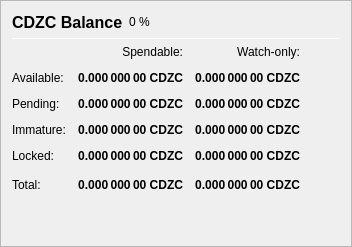
                   <widget class="QFrame" name="frame_Balances">
                    <property name="frameShape">
                     <enum>QFrame::StyledPanel</enum>
                    </property>
                    <property name="frameShadow">
                     <enum>QFrame::Raised</enum>
                    </property>
                    <layout class="QVBoxLayout" name="verticalLayout_4">
                     <item>
                      <layout class="QHBoxLayout" name="horizontalLayout_4">
                       <item>
                        <widget class="QLabel" name="label_5">
                         <property name="minimumSize">
                          <size>
                           <width>0</width>
                           <height>20</height>
                          </size>
                         </property>
                         <property name="font">
                          <font>
                           <pointsize>12</pointsize>
                           <weight>75</weight>
                           <bold>true</bold>
                          </font>
                         </property>
                         <property name="text">
                          <string>CDZC Balance</string>
                         </property>
                        </widget>
                       </item>
                       <item>
                        <widget class="QLabel" name="labelCDZCPercent">
                         <property name="text">
                          <string notr="true">0 %</string>
                         </property>
                        </widget>
                       </item>
                       <item>
                        <spacer name="horizontalSpacer_3">
                         <property name="orientation">
                          <enum>Qt::Horizontal</enum>
                         </property>
                         <property name="sizeHint" stdset="0">
                          <size>
                           <width>40</width>
                           <height>20</height>
                          </size>
                         </property>
                        </spacer>
                       </item>
                      </layout>
                     </item>
                     <item>
                      <widget class="Line" name="line_Balance">
                       <property name="minimumSize">
                        <size>
                         <width>0</width>
                         <height>1</height>
                        </size>
                       </property>
                       <property name="maximumSize">
                        <size>
                         <width>16777215</width>
                         <height>1</height>
                        </size>
                       </property>
                       <property name="orientation">
                        <enum>Qt::Horizontal</enum>
                       </property>
                      </widget>
                     </item>
                     <item>
                      <layout class="QGridLayout" name="gridLayout">
                       <property name="spacing">
                        <number>12</number>
                       </property>
                       <item row="0" column="1">
                        <widget class="QLabel" name="labelSpendable">
                         <property name="text">
                          <string>Spendable:</string>
                         </property>
                         <property name="alignment">
                          <set>Qt::AlignRight|Qt::AlignTrailing|Qt::AlignVCenter</set>
                         </property>
                        </widget>
                       </item>
                       <item row="0" column="2">
                        <widget class="QLabel" name="labelWatchonly">
                         <property name="text">
                          <string>Watch-only:</string>
                         </property>
                         <property name="alignment">
                          <set>Qt::AlignRight|Qt::AlignTrailing|Qt::AlignVCenter</set>
                         </property>
                        </widget>
                       </item>
                       <item row="1" column="0">
                        <widget class="QLabel" name="labelBalanceText">
                         <property name="text">
                          <string>Available:</string>
                         </property>
                        </widget>
                       </item>
                       <item row="1" column="1">
                        <widget class="QLabel" name="labelBalance">
                         <property name="font">
                          <font>
                           <weight>75</weight>
                           <bold>true</bold>
                          </font>
                         </property>
                         <property name="cursor">
                          <cursorShape>IBeamCursor</cursorShape>
                         </property>
                         <property name="toolTip">
                          <string>Your current spendable balance</string>
                         </property>
                         <property name="text">
                          <string notr="true">0.000 000 00 CDZC</string>
                         </property>
                         <property name="alignment">
                          <set>Qt::AlignRight|Qt::AlignTrailing|Qt::AlignVCenter</set>
                         </property>
                         <property name="textInteractionFlags">
                          <set>Qt::LinksAccessibleByMouse|Qt::TextSelectableByKeyboard|Qt::TextSelectableByMouse</set>
                         </property>
                        </widget>
                       </item>
                       <item row="1" column="2">
                        <widget class="QLabel" name="labelWatchAvailable">
                         <property name="font">
                          <font>
                           <weight>75</weight>
                           <bold>true</bold>
                          </font>
                         </property>
                         <property name="cursor">
                          <cursorShape>IBeamCursor</cursorShape>
                         </property>
                         <property name="toolTip">
                          <string>Your current balance in watch-only addresses</string>
                         </property>
                         <property name="text">
                          <string notr="true">0.000 000 00 CDZC</string>
                         </property>
                         <property name="alignment">
                          <set>Qt::AlignRight|Qt::AlignTrailing|Qt::AlignVCenter</set>
                         </property>
                         <property name="textInteractionFlags">
                          <set>Qt::LinksAccessibleByMouse|Qt::TextSelectableByKeyboard|Qt::TextSelectableByMouse</set>
                         </property>
                        </widget>
                       </item>
                       <item row="2" column="0">
                        <widget class="QLabel" name="labelPendingText">
                         <property name="text">
                          <string>Pending:</string>
                         </property>
                        </widget>
                       </item>
                       <item row="2" column="1">
                        <widget class="QLabel" name="labelUnconfirmed">
                         <property name="font">
                          <font>
                           <weight>75</weight>
                           <bold>true</bold>
                          </font>
                         </property>
                         <property name="cursor">
                          <cursorShape>IBeamCursor</cursorShape>
                         </property>
                         <property name="toolTip">
                          <string>Total of transactions that have yet to be confirmed, and do not yet count toward the spendable balance</string>
                         </property>
                         <property name="text">
                          <string notr="true">0.000 000 00 CDZC</string>
                         </property>
                         <property name="alignment">
                          <set>Qt::AlignRight|Qt::AlignTrailing|Qt::AlignVCenter</set>
                         </property>
                         <property name="textInteractionFlags">
                          <set>Qt::LinksAccessibleByMouse|Qt::TextSelectableByKeyboard|Qt::TextSelectableByMouse</set>
                         </property>
                        </widget>
                       </item>
                       <item row="2" column="2">
                        <widget class="QLabel" name="labelWatchPending">
                         <property name="font">
                          <font>
                           <weight>75</weight>
                           <bold>true</bold>
                          </font>
                         </property>
                         <property name="cursor">
                          <cursorShape>IBeamCursor</cursorShape>
                         </property>
                         <property name="toolTip">
                          <string>Unconfirmed transactions to watch-only addresses</string>
                         </property>
                         <property name="text">
                          <string notr="true">0.000 000 00 CDZC</string>
                         </property>
                         <property name="alignment">
                          <set>Qt::AlignRight|Qt::AlignTrailing|Qt::AlignVCenter</set>
                         </property>
                         <property name="textInteractionFlags">
                          <set>Qt::LinksAccessibleByMouse|Qt::TextSelectableByKeyboard|Qt::TextSelectableByMouse</set>
                         </property>
                        </widget>
                       </item>
                       <item row="3" column="0">
                        <widget class="QLabel" name="labelImmatureText">
                         <property name="text">
                          <string>Immature:</string>
                         </property>
                        </widget>
                       </item>
                       <item row="3" column="1">
                        <widget class="QLabel" name="labelImmature">
                         <property name="font">
                          <font>
                           <weight>75</weight>
                           <bold>true</bold>
                          </font>
                         </property>
                         <property name="cursor">
                          <cursorShape>IBeamCursor</cursorShape>
                         </property>
                         <property name="toolTip">
                          <string>Staked or masternode rewards that has not yet matured</string>
                         </property>
                         <property name="text">
                          <string notr="true">0.000 000 00 CDZC</string>
                         </property>
                         <property name="alignment">
                          <set>Qt::AlignRight|Qt::AlignTrailing|Qt::AlignVCenter</set>
                         </property>
                         <property name="textInteractionFlags">
                          <set>Qt::LinksAccessibleByMouse|Qt::TextSelectableByKeyboard|Qt::TextSelectableByMouse</set>
                         </property>
                        </widget>
                       </item>
                       <item row="3" column="2">
                        <widget class="QLabel" name="labelWatchImmature">
                         <property name="font">
                          <font>
                           <weight>75</weight>
                           <bold>true</bold>
                          </font>
                         </property>
                         <property name="cursor">
                          <cursorShape>IBeamCursor</cursorShape>
                         </property>
                         <property name="toolTip">
                          <string>Staked or masternode rewards in watch-only addresses that has not yet matured</string>
                         </property>
                         <property name="text">
                          <string notr="true">0.000 000 00 CDZC</string>
                         </property>
                         <property name="alignment">
                          <set>Qt::AlignRight|Qt::AlignTrailing|Qt::AlignVCenter</set>
                         </property>
                         <property name="textInteractionFlags">
                          <set>Qt::LinksAccessibleByMouse|Qt::TextSelectableByKeyboard|Qt::TextSelectableByMouse</set>
                         </property>
                        </widget>
                       </item>
                       <item row="4" column="0">
                        <widget class="QLabel" name="labelLockedBalanceText">
                         <property name="toolTip">
                          <string>Locked CDZC or Masternode collaterals. These are excluded from zCDZC minting.</string>
                         </property>
                         <property name="text">
                          <string>Locked:</string>
                         </property>
                        </widget>
                       </item>
                       <item row="4" column="1">
                        <widget class="QLabel" name="labelLockedBalance">
                         <property name="font">
                          <font>
                           <weight>75</weight>
                           <bold>true</bold>
                          </font>
                         </property>
                         <property name="cursor">
                          <cursorShape>IBeamCursor</cursorShape>
                         </property>
                         <property name="toolTip">
                          <string>Locked CDZC or Masternode collaterals. These are excluded from zCDZC minting.</string>
                         </property>
                         <property name="text">
                          <string notr="true">0.000 000 00 CDZC</string>
                         </property>
                         <property name="alignment">
                          <set>Qt::AlignRight|Qt::AlignTrailing|Qt::AlignVCenter</set>
                         </property>
                         <property name="textInteractionFlags">
                          <set>Qt::LinksAccessibleByMouse|Qt::TextSelectableByKeyboard|Qt::TextSelectableByMouse</set>
                         </property>
                        </widget>
                       </item>
                       <item row="4" column="2">
                        <widget class="QLabel" name="labelWatchLocked">
                         <property name="font">
                          <font>
                           <weight>75</weight>
                           <bold>true</bold>
                          </font>
                         </property>
                         <property name="cursor">
                          <cursorShape>IBeamCursor</cursorShape>
                         </property>
                         <property name="toolTip">
                          <string>Current locked balance in watch-only addresses</string>
                         </property>
                         <property name="text">
                          <string notr="true">0.000 000 00 CDZC</string>
                         </property>
                         <property name="alignment">
                          <set>Qt::AlignRight|Qt::AlignTrailing|Qt::AlignVCenter</set>
                         </property>
                         <property name="textInteractionFlags">
                          <set>Qt::LinksAccessibleByMouse|Qt::TextSelectableByKeyboard|Qt::TextSelectableByMouse</set>
                         </property>
                        </widget>
                       </item>
                       <item row="5" column="0">
                        <widget class="QLabel" name="labelTotalText">
                         <property name="toolTip">
                          <string>Your current Crypto Dezire Cash balance, unconfirmed and immature transactions included</string>
                         </property>
                         <property name="text">
                          <string>Total:</string>
                         </property>
                        </widget>
                       </item>
                       <item row="5" column="1">
                        <widget class="QLabel" name="labelTotal">
                         <property name="font">
                          <font>
                           <weight>75</weight>
                           <bold>true</bold>
                          </font>
                         </property>
                         <property name="cursor">
                          <cursorShape>IBeamCursor</cursorShape>
                         </property>
                         <property name="toolTip">
                          <string>Your current Crypto Dezire Cash balance, unconfirmed and immature transactions included</string>
                         </property>
                         <property name="text">
                          <string notr="true">0.000 000 00 CDZC</string>
                         </property>
                         <property name="alignment">
                          <set>Qt::AlignRight|Qt::AlignTrailing|Qt::AlignVCenter</set>
                         </property>
                         <property name="textInteractionFlags">
                          <set>Qt::LinksAccessibleByMouse|Qt::TextSelectableByKeyboard|Qt::TextSelectableByMouse</set>
                         </property>
                        </widget>
                       </item>
                       <item row="5" column="2">
                        <widget class="QLabel" name="labelWatchTotal">
                         <property name="font">
                          <font>
                           <weight>75</weight>
                           <bold>true</bold>
                          </font>
                         </property>
                         <property name="cursor">
                          <cursorShape>IBeamCursor</cursorShape>
                         </property>
                         <property name="toolTip">
                          <string>Current total balance in watch-only addresses</string>
                         </property>
                         <property name="text">
                          <string notr="true">0.000 000 00 CDZC</string>
                         </property>
                         <property name="alignment">
                          <set>Qt::AlignRight|Qt::AlignTrailing|Qt::AlignVCenter</set>
                         </property>
                         <property name="textInteractionFlags">
                          <set>Qt::LinksAccessibleByMouse|Qt::TextSelectableByKeyboard|Qt::TextSelectableByMouse</set>
                         </property>
                        </widget>
                       </item>
                       <item row="5" column="3">
                        <spacer name="horizontalSpacer_9">
                         <property name="orientation">
                          <enum>Qt::Horizontal</enum>
                         </property>
                         <property name="sizeHint" stdset="0">
                          <size>
                           <width>40</width>
                           <height>20</height>
                          </size>
                         </property>
                        </spacer>
                       </item>
                      </layout>
                     </item>
                     <item>
                      <spacer name="verticalSpacer_3">
                       <property name="orientation">
                        <enum>Qt::Vertical</enum>
                       </property>
                       <property name="sizeHint" stdset="0">
                        <size>
                         <width>20</width>
                         <height>40</height>
                        </size>
                       </property>
                      </spacer>
                     </item>
                    </layout>
                   </widget>
